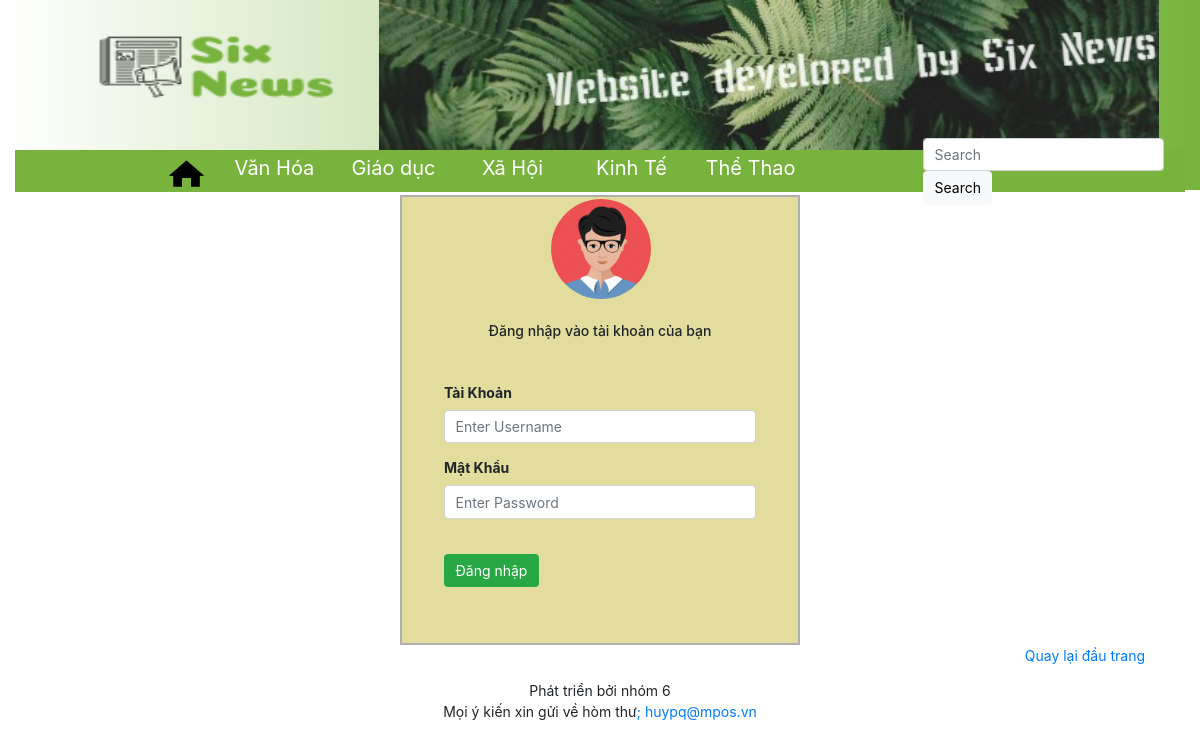
The page /login.php on the database its author committed.
### tables this page shows
CREATE TABLE `theloai` (
  `idTheLoai` int(11) NOT NULL,
  `tenloai` varchar(50) NOT NULL
);

### data.php (called while the page is built, shortened)
<?php
class database {
	private $conn= null;
	private $host='localhost';
	private $user= 'root';
	private $pass='';
	private $data='qltintuc';
	private $result=null;
	private function connect(){
		$this->conn=new mysqli($this->host,$this->user,$this->pass,$this->data)
		or die('ket noi that bai');
		$this->conn->query('SET NAME UTF8');
	}
	public function select($sql){
		$this->result=$this->conn->query($sql);
	}
	public function fetch(){
		if($this->result->num_rows > 0){
			$row= $this->result->fetch_assoc();
		} else{
			$row = 0;
		}
		return $row;
	}
}
?>

### login.php (the view, shortened to what this page needs)
<?php
  include 'data.php';
  $dt=new database;
?>
<html>
<head runat="server">
  <link rel="stylesheet" href="css/bootstrap.min.css">
        <link rel="stylesheet" href="js/bootstrap.min.js">
        <link type="text/css" rel="stylesheet" href="Dinhdang.css"/>
        <link type="text/css" rel="stylesheet" href="Dinhdang1.css" />
<body>
    <div class="container-fluid">
    <div class="container" style="display:flex;">
            <a  name="dautrang" class="navbar-brand" href="index.php"><img src="image/logo_sixnews.png" height="120px" width="300px"></a>
            <a href="https://www.facebook.com/huypham2211"><img src="image/banner-soundcloud-covers.jpg" width="780px" height="150px"></a>
        </div>
          <div class="col-md-12 ">
              <nav class="navbar navbar-expand-lg navbar-light">
      <div class="btn-group btn-group-justified">
              <form id="home" runat="server">
                  <a href="index.php" class="btn"><img src="image/home.png" width="50px" height="40px" style="padding-bottom: 5px; padding-right: 3px;"></a>
                      <?php
                          $dt->select('SELECT * FROM theloai ORDER BY idTheLoai ASC');
                          while ($r=$dt->fetch()) {
                              $id=$r['idTheLoai'];
                              $name= $r['tenloai'];
                              echo "<a href='news.php?id=$id' class='btn' style='font-size: 20px;'>$name</a>";
                          }
                        ?>
                </form>
      </div>
          <form class="form-inline my-2 my-lg-0">
              <input class="form-control mr-sm-2" type="search" placeholder="Search" aria-label="Search">
              <button type="button" class="btn btn-light">
              <span class="glyphicon glyphicon-search"></span> Search
            </button>
          </form>
          </nav>
      </div>
  </div>
<div class="container mb-5">
<div class="m-auto pb-5" style="width: 400px;border:2px solid #B0AFAF; height: 450px;">
<div class="text-center">
<img src="images/img_avatar2.png" class="rounded-circle mt-5 mb-5 text-center" width="100px" height="100px">
<br><br>
<h6 class="mb-5 mt-5 pt-5">Đăng nhập vào tài khoản của bạn</h6>
</div>
          <form method="post">
            <div class="form-group pl-5 pr-5">
            <label class="font-weight-bold">Tài Khoản</label><br>
                        <input class="form-control" type="text" name="user" placeholder="Enter Username" size="25">
            </div>
            <div class="form-group pl-5 pr-5">
                              <label class="font-weight-bold">Mật Khẩu</label><br>
                <input class="form-control" type="password" name="pass" placeholder="Enter Password" size="25">
                </div>
                              <input class="btn btn-success ml-5 mt-4" type="submit" name="login" value="Đăng nhập">
          </form>
        </div>
<?php
include 'bottom.php';
?>

### bottom.php (shortened to what this page needs)
    <div class="login">
      <ul>
        <li><a href="#dautrang">Quay lại đầu trang</a></li>
      </ul>
    </div>
<div id="footer">
        <div id="ndfooter" style="">
            Phát triển bởi nhóm 6
    <br>Mọi ý kiến xin gửi về hòm thư<a href="mailto:huypq@mpos.com">; huypq@mpos.vn</a>
        </div>
    </div>
</body>
</html>

### Dinhdang.css (style rules this page uses)
* { margin:0; padding:0; }
.container-fluid { margin:0; padding:0; margin-bottom: 5px; }
.navbar-brand img { margin-left: 20px; }
.navbar { height: 42px; padding-top: 20px; background-color: #78b43d; }
.btn-group a { width: 120px; height: 40px; line-height: 25px; color: white; }
.btn-group { margin-left: 120px; color: #0B9628; height: 40px; margin-bottom: 15px; }
.col-md-12 { text-align: center; height: 40px; }
.form-inline { float: right; margin-left: 110px; margin-bottom: 35px; padding-bottom: 13px; }
.btn-light { color: #000; }
.container h6 { display: block; }
.btn-group a:first-child { width: 60px; }

### Dinhdang1.css (style rules this page uses)
* { margin:0; padding:0; }
.container-fluid { margin:0; padding:0; margin-bottom: 5px; }
.navbar { height: 42px; padding-top: 20px; background-color: #78b43d; }
html { font-family:Arial, Helvetica, sans-serif; font-size:14px; margin: auto; }
.navbar-brand img { margin-left: 20px; }
.btn-group a { width: 120px; height: 40px; line-height: 25px; color: white; }
.btn-group { margin-left: 120px; color: #0B9628; height: 40px; margin-bottom: 15px; }
.col-md-12 { text-align: center; height: 40px; }
.form-inline { float: right; margin-left: 110px; margin-bottom: 35px; padding-bottom: 13px; }
.btn-light { color: #000; }
.container h6 { display: block; }
.btn-group a:first-child { width: 60px; }

### login.php (style rules this page uses)
.container .mb-5 { margin-top: 120px; }
.m-auto { position: relative; background-color: #E2DC9D; }
.text-center img { position: absolute; right:147px; top:-40px; }
.container-fluid { background: linear-gradient(to right, #ffff , #78b43d ); }

### bottom.php (style rules this page uses)
.login ul li { display: inline; list-style-type: none; text-decoration: none; margin-right: 10px; }
.login { text-align: right; margin-bottom:0px; }
#footer { text-align: center; width: 100%; }

### rows shown on the page
theloai: tenloai "Văn Hóa"
theloai: tenloai "Giáo dục"
theloai: tenloai "Xã Hội"
theloai: tenloai "Kinh Tế"
theloai: tenloai "Thể Thao"
